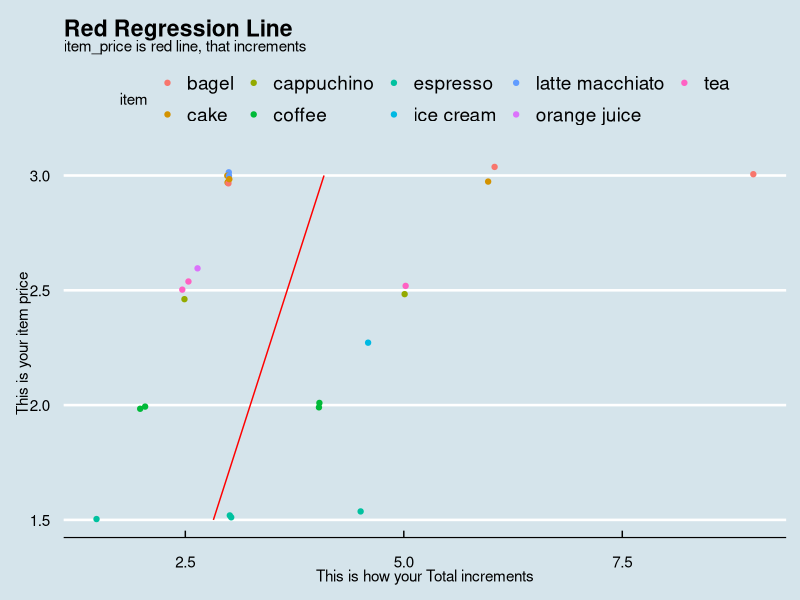

R code for this plot:
## ---- chunk 1
library(tibble)
library(tidyverse)
library(ggplot2)
library(ggthemes)
library(lme4)
## ---- chunk 2
df <- data.frame(cafe_id = c(1, 1, 1, 1, 1, 1, 1, 1, 1, 2, 2, 2,
                         2, 2, 2, 2, 3, 3, 3, 3, 3, 3, 3, 3, 3),
             timestamp = structure(
               c(1596283511, 1596283511, 1596287730, 1596287730, 1596287730,
                 1596370505, 1596378076, 1596386672, 1596386672, 1596283999,
                 1596283999, 1596283999, 1596291727, 1596368783, 1596368783,
                 1596369685, 1596285196, 1596285327, 1596285327, 1596286869,
                 1596291836, 1596293731, 1596293731, 1596370648, 1596370648),
               class = c("POSIXct", "POSIXt"), tzone = "UTC"),
             invoice_id = c(1, 1, 2, 2, 2, 3, 4, 5, 5, 1, 1, 1, 2,
                            3, 3, 4, 1, 2, 2, 3, 4, 5, 5, 6, 6),
             item = c("coffee", "latte macchiato", "cake", "cappuchino",
                      "tea", "coffee", "cake", "espresso", "orange juice",
                      "tea", "bagel", "espresso", "coffee", "ice cream",
                      "espresso", "cake", "latte macchiato", "cake",
                      "cappuchino", "bagel", "espresso", "tea", "cake",
                      "coffee", "bagel"),
             quantity= c(1, 1, 2, 2, 1, 2, 1, 2, 1, 2, 3, 1, 1,
                         2, 3, 1, 1, 1, 1, 1, 2, 1, 1, 2, 2),
             item_price = c(2, 3, 3, 2.5, 2.5, 2, 3, 1.5, 2.6,
                            2.5, 3, 1.5, 2, 2.3, 1.5, 3, 3, 3,
                            2.5, 3, 1.5, 2.5, 3, 2, 3),
             total = c(2, 3, 6, 5, 2.5, 4, 3, 3, 2.6, 5, 9, 1.5, 2,
                       4.6, 4.5, 3, 3, 3, 2.5, 3, 3, 2.5, 3, 4, 6))

## ---- chunk 3
head(df)
## ---- chunk 4

cor(df$total, df$item_price, method = c("pearson"))
## ---- chunk 5

li <- lm(total ~ item_price, data=df)
li
summary(li)


## ---- chunk 6
predic <- data.frame(yourprediction = predict(li, df), itemprice=df$item_price)

## ---- chunk 7

ggplot(data = df, aes(x = total, y = item_price)) +
  geom_point(position = "jitter", aes(color = item))+
  geom_line(color='red',data = predic, aes(x=yourprediction, y=itemprice))+
  ylab("This is your item price")+
  xlab("This is how your Total increments")+
  ggtitle("Red Regression Line", subtitle = "item_price is red line, that increments")+
  theme_economist()
